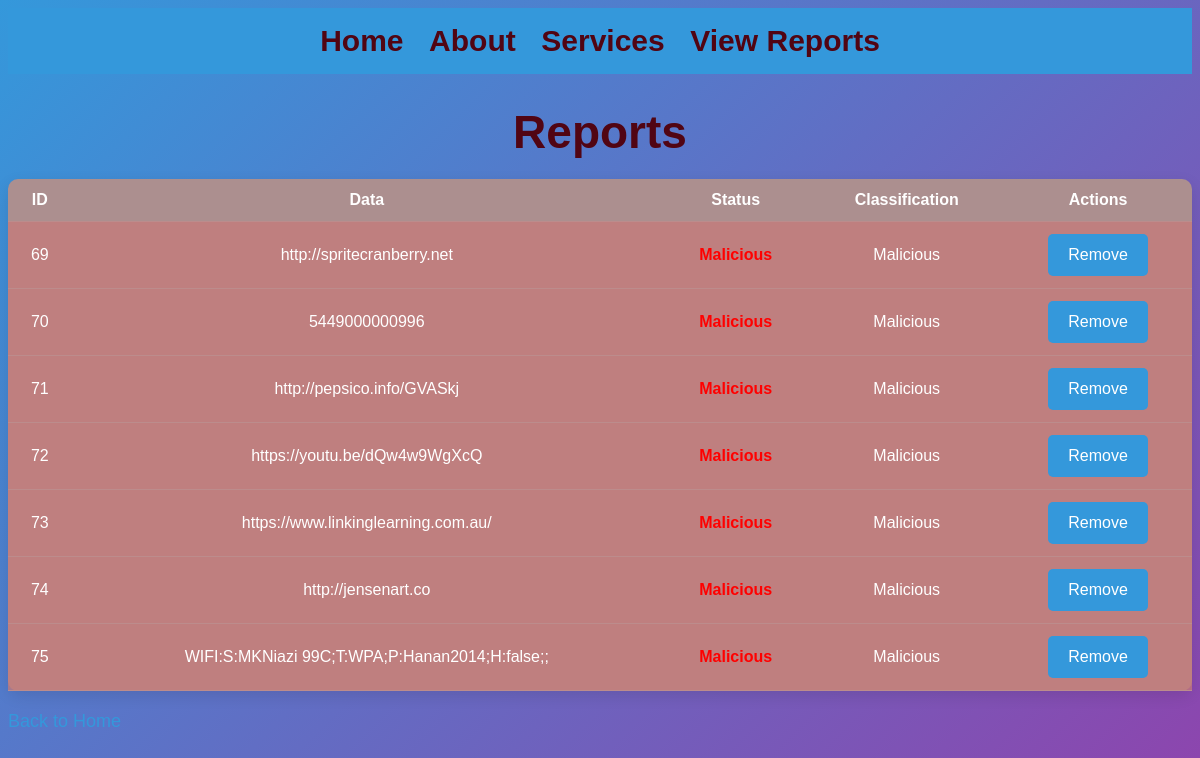
Screenshot of /view_reports with the database file from the repository.
### tables this page shows
CREATE TABLE reports (
                    id INTEGER PRIMARY KEY AUTOINCREMENT,
                    data TEXT,
                    classification TEXT,
                    status TEXT
                );

### app.py (the view)
@app.route('/view_reports')
def view_reports():
    conn = sqlite3.connect('reports.db')
    cursor = conn.cursor()
    cursor.execute("SELECT * FROM reports")
    reports = cursor.fetchall()
    conn.close()
    return render_template('view_reports.html', reports=reports)

### templates/view_reports.html
 {% extends 'layout.html' %}
{% block content %}
<h1 class="reports-heading">Reports</h1>
<table class="reports-table">
    <thead>
        <tr>
            <th>ID</th>
            <th>Data</th>
            <th>Status</th>
            <th>Classification</th>
            <th>Actions</th>
        </tr>
    </thead>
    <tbody>
        {% for report in reports %}
        <tr class="{{ 'malicious-row' if report[2] == 'Malicious' else '' }}">
            <td>{{ report[0] }}</td>
            <td>{{ report[1] }}</td>
            <td class="{{ 'status-safe' if report[2] == 'Safe' else 'status-malicious' }}">{{ report[2] }}</td>
            <td>{{ report[3] }}</td>
            <td>
                <form action="/delete_report/{{ report[0] }}" method="POST" style="display:inline;">
                    <button type="submit" class="remove-btn">Remove</button>
                </form>
            </td>
        </tr>
        {% endfor %}
    </tbody>
</table>
<a href="/" class="back-btn">Back to Home</a>
{% endblock %}

### templates/layout.html (shortened to what this page needs)
<!DOCTYPE html>
<html lang="en">
<head>
    <link rel="stylesheet" href="{{ url_for('static', filename='styles.css') }}">
</head>
<body>
    <header>
        <nav>
            <a href="/">Home</a>
            <a href="/about">About</a>
            <a href="/services">Services</a>
            <a href="/view_reports">View Reports</a>
        </nav>
    </header>
    <main>
        {% block content %}
        {% endblock %}
    </main>
</body>
</html>

### static/styles.css (style rules this page uses)
body { background: linear-gradient(135deg, #3498db, #8e44ad); background-size: cover; background-attachment: fixed; color: #fff; font-family: 'Arial', sans-serif; }
header { background: #3498db; color: white; padding: 1rem; text-align: center; font-size: 20px; }
nav a { margin: 0 10px; color: #510513; text-decoration: none; font-weight: bold; font-size: 30px; }
h1, h2, h3 { font-family: 'Arial', sans-serif; font-weight: bold; color: #16267f; font-size: 60px; }
h1 { font-size: 40px; margin-bottom: 20px; animation: fadeIn 1s ease-out; color: #2980b9; }
.results-heading, .reports-heading, .home-heading, .real-time-heading { font-size: 46px; color: #510513; text-align: center; margin-bottom: 20px; }
.status-malicious { color: #e74c3c; }
.reports-table { width: 100%; border-collapse: collapse; margin-top: 20px; background-color: #ac8f8f; border-radius: 10px; box-shadow: 0 5px 15px rgba(0, 0, 0, 0.1); }
.reports-table th, .reports-table td { padding: 12px; text-align: center; border-bottom: 1px solid #bc8c8c; }
.malicious-row { background-color: #c67b7bbe; }
button { background-color: #3498db; color: white; border: none; padding: 12px 20px; font-size: 16px; cursor: pointer; border-radius: 5px; transition: background-color 0.3s ease, transform 0.2s ease; }
.scan-btn, .remove-btn { background-color: #3498db; }
a { color: #3498db; text-decoration: none; font-size: 16px; }
.back-btn { display: inline-block; margin-top: 20px; font-size: 18px; color: #3498db; text-decoration: none; transition: color 0.3s ease; }
.status-malicious { color: red; font-weight: bold; }

### rows the page displays
reports: id "69", data "http://spritecranberry.net", classification "Malicious", status "Malicious"
reports: id "70", data "5449000000996", classification "Malicious", status "Malicious"
reports: id "71", data "http://pepsico.info/GVASkj", classification "Malicious", status "Malicious"
reports: id "72", data "https://youtu.be/dQw4w9WgXcQ", classification "Malicious", status "Malicious"
reports: id "73", data "https://www.linkinglearning.com.au/", classification "Malicious", status "Malicious"
reports: id "74", data "http://jensenart.co", classification "Malicious", status "Malicious"
reports: id "75", data "WIFI:S:MKNiazi 99C;T:WPA;P:Hanan2014;H:false;;", classification "Malicious", status "Malicious"
